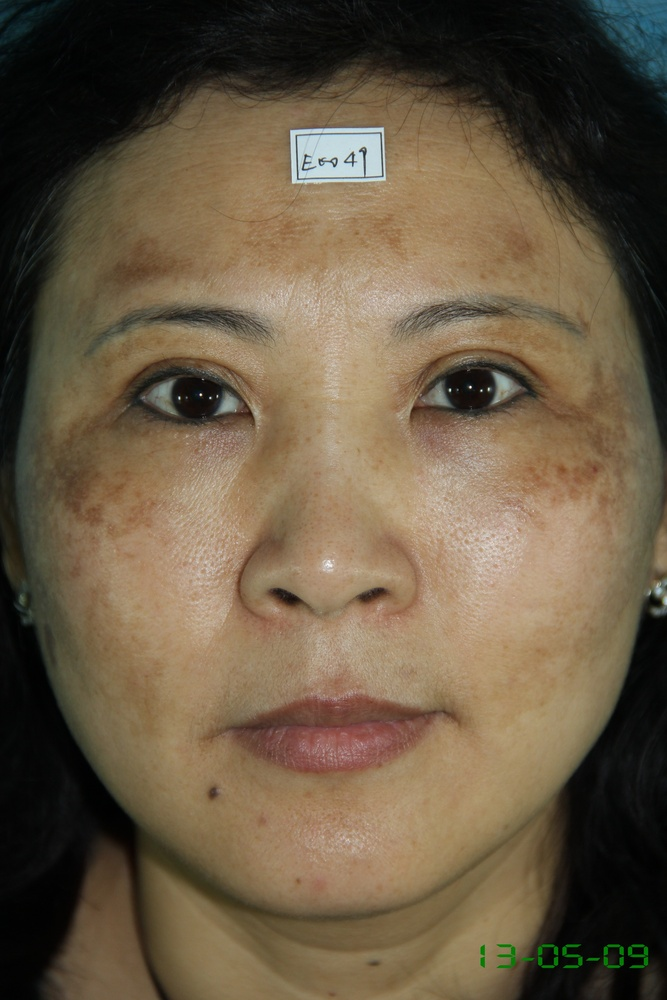
#> input picture test1.jpg, 667 x 1000 px, shrunk from 1728 x 2592 before the run
$ python opencv-seeds.py test1.jpg 3
#> lines starting #> are read from the running program, lines starting #| are printed output that depends on the picture; after the words box and inside, x2 and y2 are one past the last pixel; in counts of white or black regions, pixels touching at a corner belong together
import numpy as np
import cv2
import sys

NBR_ITERATIONS = 10
WAITING  = "-\\|//"

if __name__ == '__main__':

	if len(sys.argv) < 3:
		print("[!] %s <file path> <number of clusters>" % sys.argv[0])
		print("example: %s dog.png 400" % sys.argv[0])
		sys.exit(1)

	filePath = sys.argv[1]
	nbr_superpixels = int(sys.argv[2])

	seeds = None
	display_mode = 0
	prior = 2
	nbr_levels = 4
	nbr_histogram_bins = 5

	img = cv2.imread(filePath, 1)
#> img is the input picture: shape (1000, 667, 3); mean B, G, R 67.7, 89.3, 104.6

	converted_img = cv2.cvtColor(img, cv2.COLOR_BGR2HSV)
#> converted_img: shape (1000, 667, 3); mean H, S, V 25.4, 85.7, 105.8
	height, width, channels = converted_img.shape
#> height = 1000; width = 667; channels = 3

	seeds = cv2.ximgproc.createSuperpixelSEEDS(width, height, channels, nbr_superpixels, nbr_levels, prior, nbr_histogram_bins)
	color_img = np.zeros((height, width, 3), np.uint8)
	color_img[:] = (0, 0, 0)

	for n in range(NBR_ITERATIONS):
		print("\r[%s] iteration %d (%d %%)..." % (WAITING[n % 4], n, (100*n/NBR_ITERATIONS))),
		sys.stdout.flush()
		seeds.iterate(converted_img, NBR_ITERATIONS)
	print("done!")

	mask = seeds.getLabelContourMask(False)
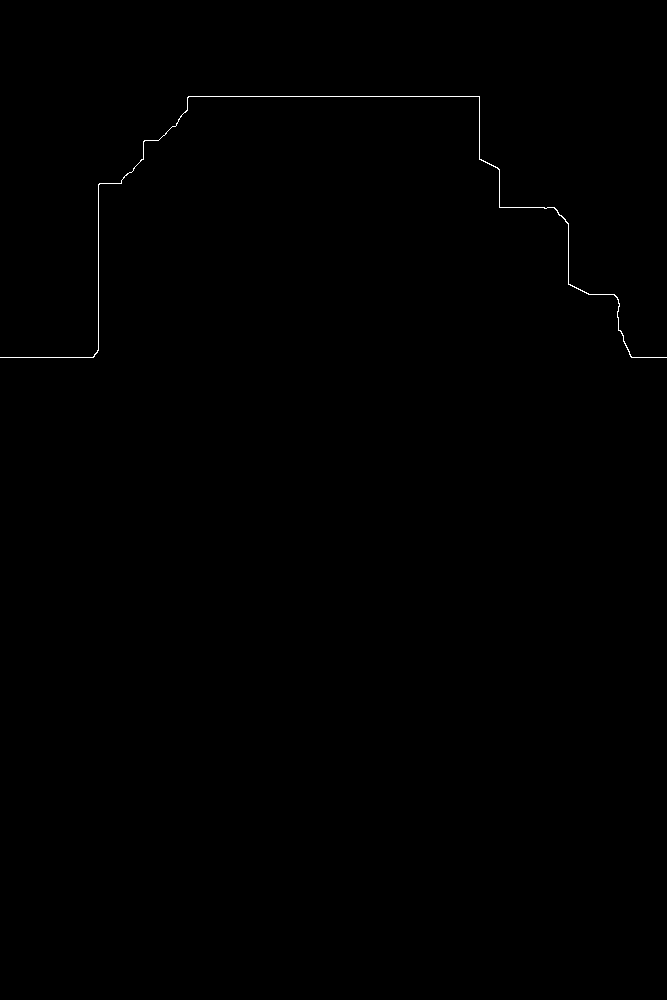
#> mask: shape (1000, 667); 0.17% white in thin lines or dots, all inside (x1, y1, x2, y2) = (0, 96, 667, 358)

	# stitch foreground & background together
	mask_inv = cv2.bitwise_not(mask)
	result_bg = cv2.bitwise_and(img, img, mask=mask_inv)
	result_fg = cv2.bitwise_and(color_img, color_img, mask=mask)
#> result_fg: shape (1000, 667, 3); every value is 0

	result = cv2.add(result_bg, result_fg)

	pointIndex = filePath.rfind('.')
	filePath = filePath[:pointIndex] + "-seeds-" + str(nbr_superpixels) + filePath[pointIndex:]
	print("[-] saving result in file %s" % filePath)
	cv2.imwrite(filePath, result)
